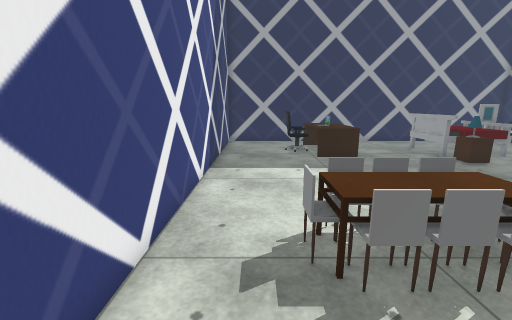
view 1 (above)

17 first-person views from a walk through a Unity game level. The camera is 1.3 m above the floor, tilts 12° down and sees 90° across. The floor is counted in squares, 0.5 m on a side. Each view is taken from the middle of a square. On the plan, view 1 faces up. The plan holds only what a view shows up to about 18 squares ahead; the rest is blank. The player is left out. Some surface patterns are stand-ins.

view 2
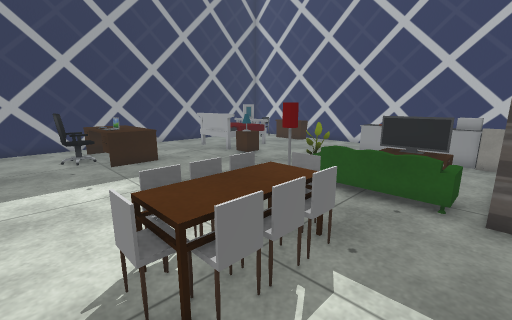

view 3
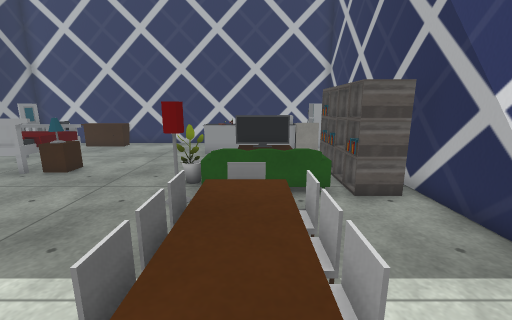

view 4
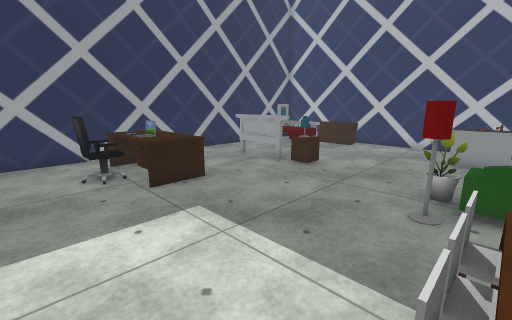

view 5
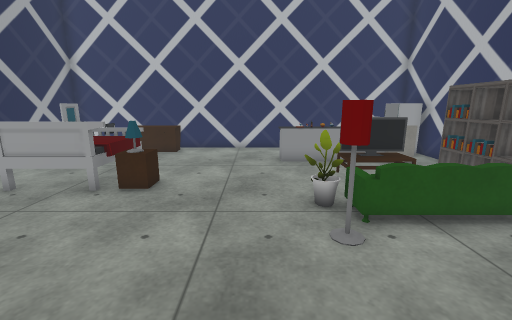

view 6
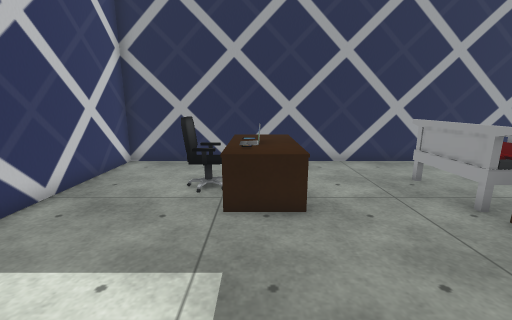

view 7
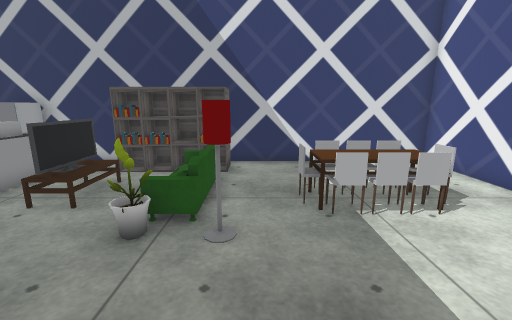

view 8
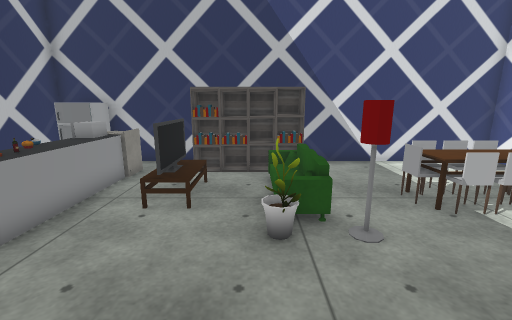

view 9
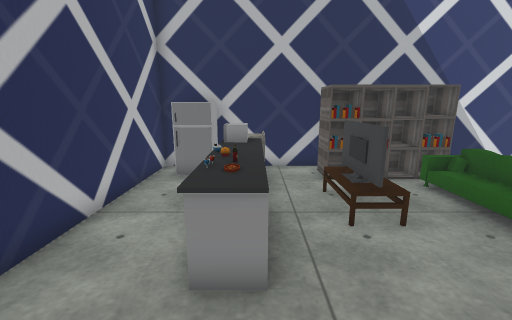

view 10
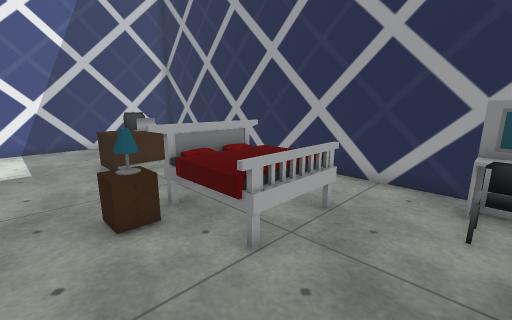

view 11
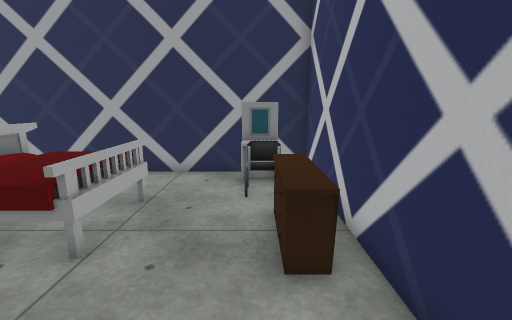

view 12
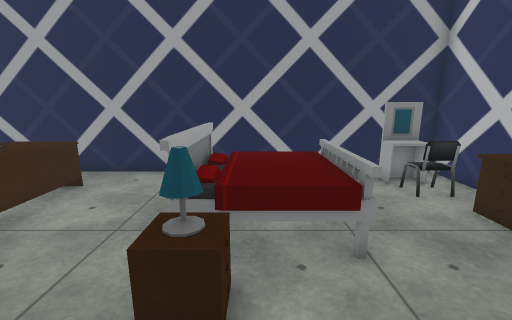

view 13
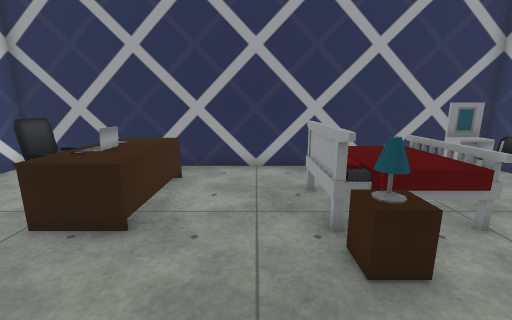

view 14
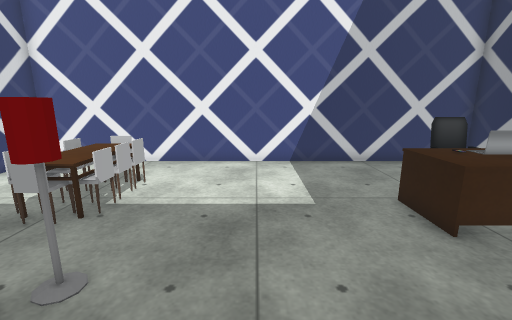

view 15
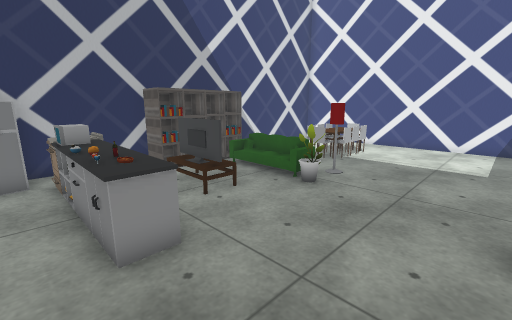

view 16
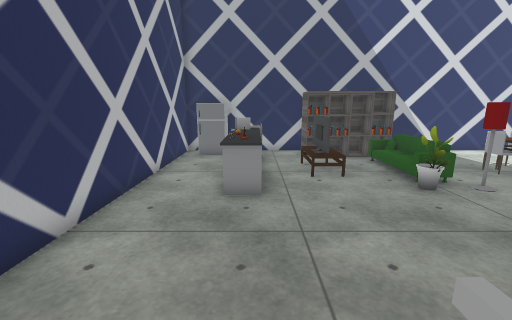

view 17
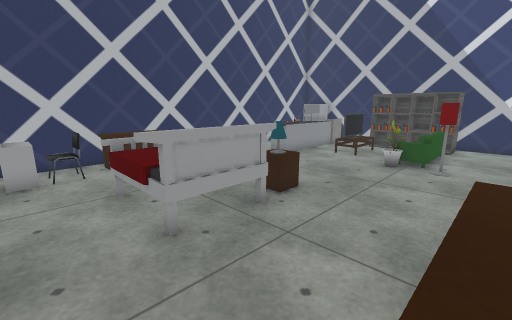

### Floor plan
Key: @ floor where view 1 was taken; # wall or solid block; . main floor; : floor 0.75 m higher than the main floor; = window, fence, low wall or low ledge; v drop or lower ground; M mirror; E desk; C chair; B bed; L laptop; A lamp; R drawers; S sofa; T TV; I microwave; F stove; G fridge; O other object.
Columns run from 2 left of view 1 to 18 right of it. Each row starts with its distance up from view 1.
 19 #####################
 18 #.................MM#
 17 #....EEE..........M.#
 16 #...CCEE....BBBB..C.#
 15 #...CCLE....BBBB..RR#
 14 #....EOE....BBBB..RR#
 13 #....EEE....BBBB..RR#
 12 #...........AR.....R#
 11 #...........R.......#
 10 #...................#
  9 #...................#
  8 #...................#
  7 #...............OO..#
  6 #........AOO....OO..#
  5 #..=CCC=.SO..T..OO..#
  4 #..C:::C.vO..T..OO..#
  3 #..=CCC..vO..T..  ..#
  2 #........SO.....II..#
  1 #........OOOOO..FFGG#
  0 #.@......OOOOO....GG#
 -1 #####################

Positions as (right, up) in squares from view 1, and headings:
1: (0, 0), facing up
2: (0, 1), facing up-right
3: (0, 4), facing right
4: (0, 5), facing up-right
5: (2, 8), facing right
6: (4, 7), facing up
7: (6, 11), facing down
8: (9, 11), facing down
9: (14, 10), facing down
10: (16, 10), facing up-left
11: (16, 9), facing up
12: (11, 9), facing up
13: (8, 8), facing up
14: (10, 9), facing left
15: (16, 11), facing down-left
16: (14, 14), facing down
17: (5, 18), facing down-right
